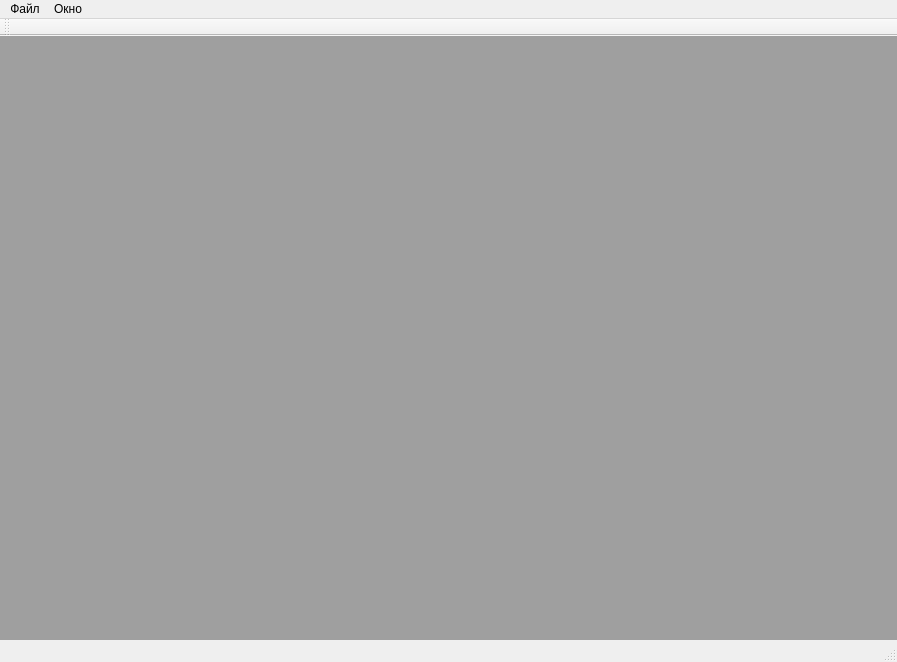
<?xml version="1.0" encoding="UTF-8"?>
<ui version="4.0">
 <class>MainWindow</class>
 <widget class="QMainWindow" name="MainWindow">
  <property name="geometry">
   <rect>
    <x>0</x>
    <y>0</y>
    <width>897</width>
    <height>662</height>
   </rect>
  </property>
  <property name="windowTitle">
   <string>MainWindow</string>
  </property>
  <widget class="QWidget" name="centralWidget">
   <layout class="QGridLayout" name="gridLayout">
    <property name="leftMargin">
     <number>0</number>
    </property>
    <property name="topMargin">
     <number>0</number>
    </property>
    <property name="rightMargin">
     <number>0</number>
    </property>
    <property name="bottomMargin">
     <number>0</number>
    </property>
    <item row="0" column="0">
     <widget class="QMdiArea" name="mdiArea">
      <property name="enabled">
       <bool>true</bool>
      </property>
     </widget>
    </item>
   </layout>
  </widget>
  <widget class="QMenuBar" name="menuBar">
   <property name="geometry">
    <rect>
     <x>0</x>
     <y>0</y>
     <width>897</width>
     <height>20</height>
    </rect>
   </property>
   <widget class="QMenu" name="menuFile">
    <property name="title">
     <string>Файл</string>
    </property>
    <addaction name="actionNew"/>
    <addaction name="actionOpen"/>
    <addaction name="actionSave"/>
    <addaction name="actionSaveAs"/>
    <addaction name="separator"/>
    <addaction name="actionExit"/>
   </widget>
   <widget class="QMenu" name="menu">
    <property name="title">
     <string>Окно</string>
    </property>
   </widget>
   <addaction name="menuFile"/>
   <addaction name="menu"/>
  </widget>
  <widget class="QToolBar" name="mainToolBar">
   <property name="enabled">
    <bool>true</bool>
   </property>
   <attribute name="toolBarArea">
    <enum>TopToolBarArea</enum>
   </attribute>
   <attribute name="toolBarBreak">
    <bool>false</bool>
   </attribute>
  </widget>
  <widget class="QStatusBar" name="statusBar"/>
  <action name="actionNew">
   <property name="text">
    <string>Создать</string>
   </property>
  </action>
  <action name="actionOpen">
   <property name="text">
    <string>Открыть</string>
   </property>
  </action>
  <action name="actionSave">
   <property name="text">
    <string>Сохранить</string>
   </property>
  </action>
  <action name="actionSaveAs">
   <property name="text">
    <string>Сохранить как...</string>
   </property>
  </action>
  <action name="actionExit">
   <property name="text">
    <string>Выход</string>
   </property>
  </action>
 </widget>
 <layoutdefault spacing="6" margin="11"/>
 <resources/>
 <connections/>
</ui>
